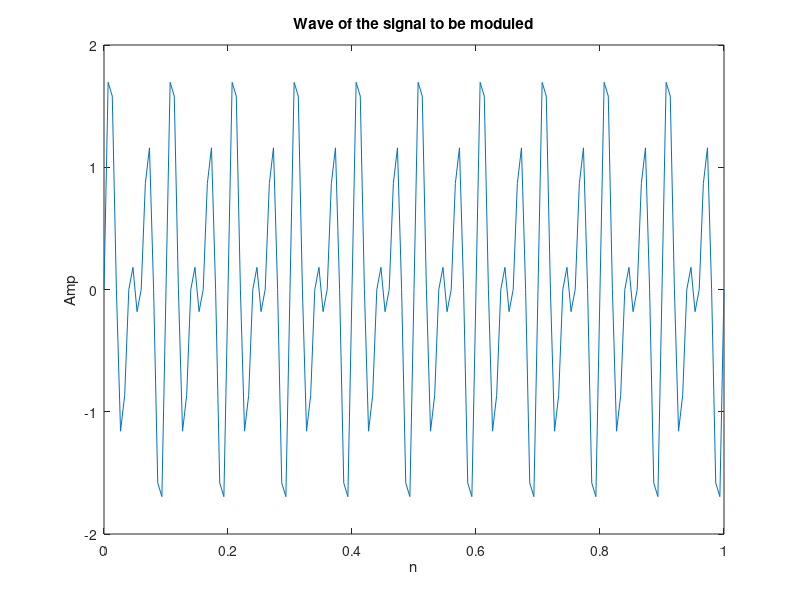
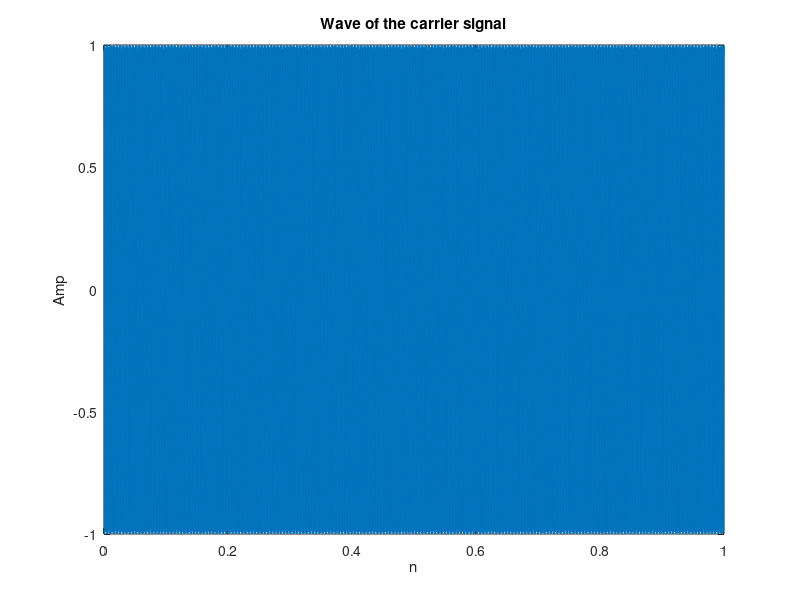
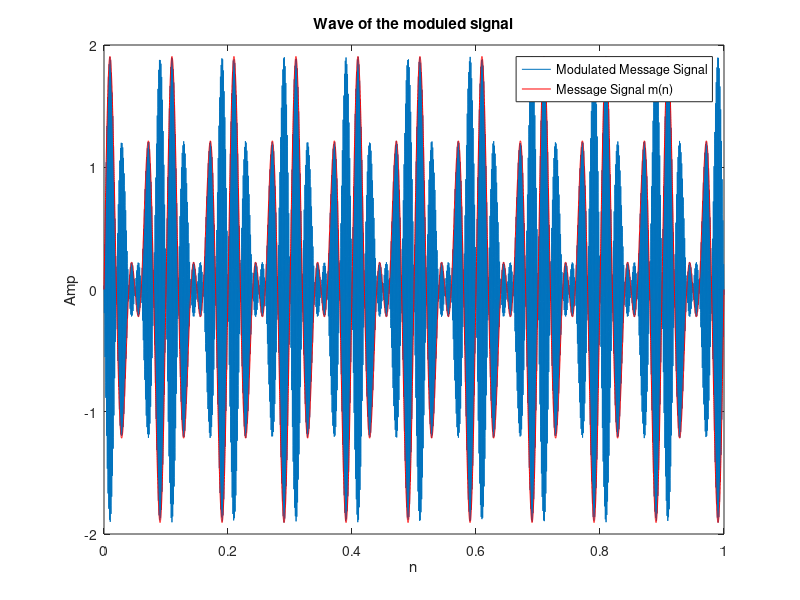

Reproduce these figures in MATLAB, in order.
%%This is the code of SDR course design project
%We create a digital transmiter and receiver based on DSB Module
%%
%Init parameter setting
fs1=150e3;%we set the sampling rate of the f to 150kHz
t1=0:1/fs1:0.001;
fc=211011*4;
fs2=15e6;%we set the sampling rate of the carrier signal to 15MHz
t2=0:1/fs2:0.001;
%%
f=sin(2*pi*2*10e3*t1)+sin(2*pi*3*10e3*t1);%the signal to be moduled
figure(1)
plot(t1/0.001,f);
title('Wave of the signal to be moduled');
xlabel("n");
ylabel("Amp");
%%
c=cos(2*pi*fc*t2);%Carrier Signal
figure(2)
plot(t2/0.001,c);
title('Wave of the carrier signal');
xlabel("n");
ylabel("Amp");
%%
%DSB Modulation
%to be continued
m=sin(2*pi*2*10e3*t2)+sin(2*pi*3*10e3*t2);
s=m.*c;
figure(3)
plot(t2/0.001,s,t2/0.001,m,"r-");
title('Wave of the moduled signal');
xlabel('n');
ylabel("Amp");
legend('Modulated Message Signal','Message Signal m(n)')
%%
%I side and Q side Modulation
I=s;%I sideroad
Q=0;% Q sideroad

